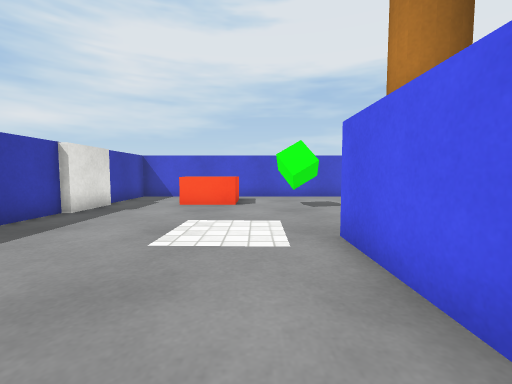
View 1 (above)

13 first-person views from a walk through a Unity game level. The camera is 0.55 m above the floor, tilts 4° down and sees 90° across. Doors are open. The floor is counted in squares, 0.5 m on a side. Each view is taken from the middle of a square. On the plan, view 1 faces up. The plan holds only what a view shows up to about 11 squares ahead; the rest is blank. The player is left out. Surface patterns are stand-ins for the level's own textures.

View 2
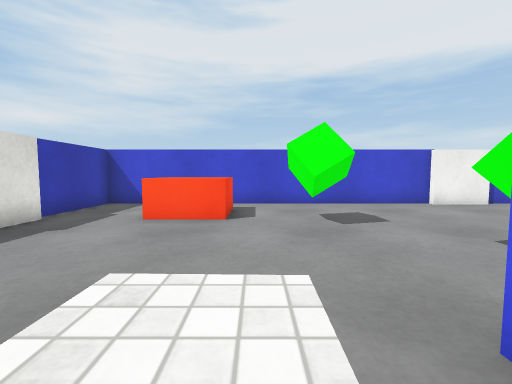

View 3
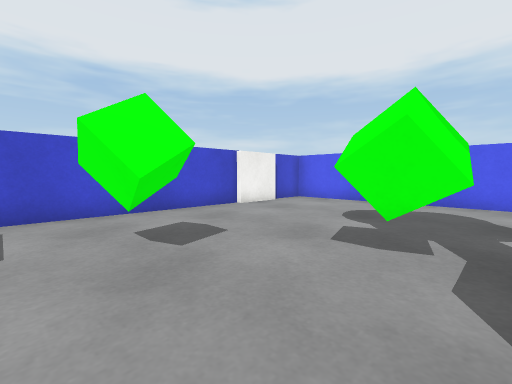

View 4
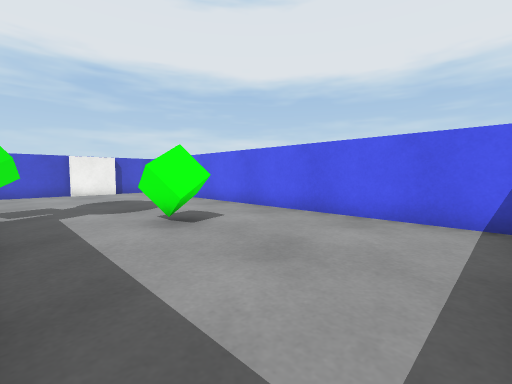

View 5
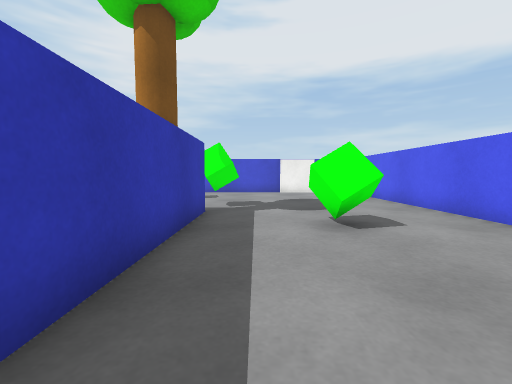

View 6
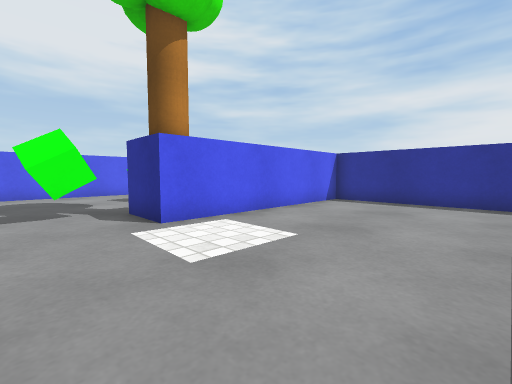

View 7
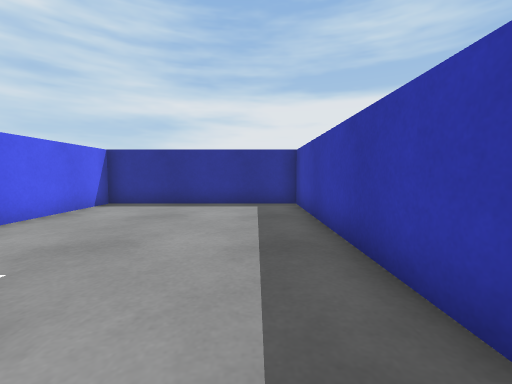

View 8
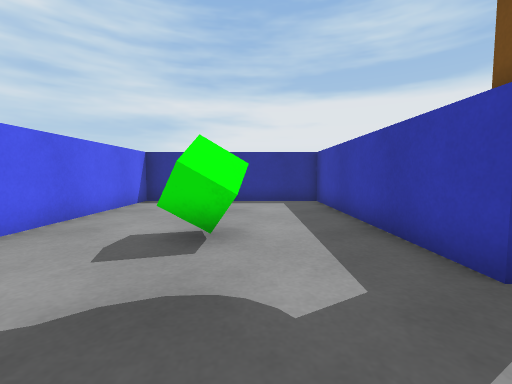

View 9
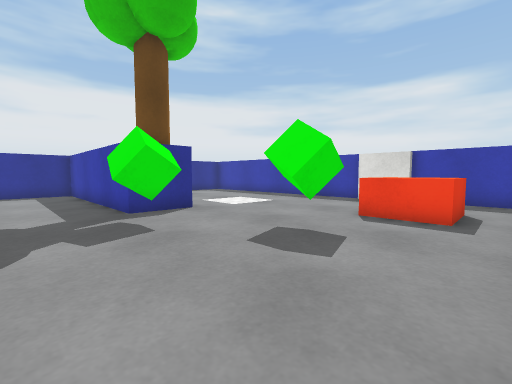

View 10
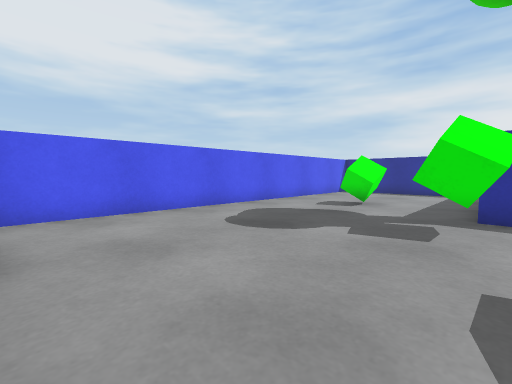

View 11
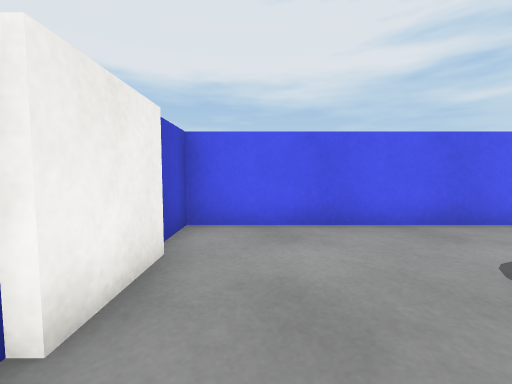

View 12
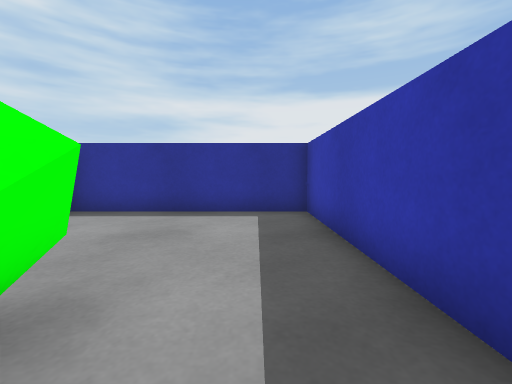

View 13
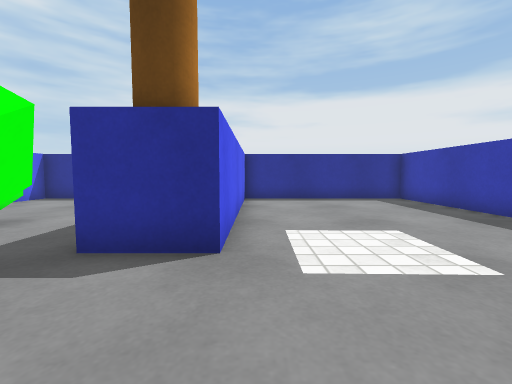

### Floor plan
Points are (right, up) in squares from view 1. A wall is a line through its corners. A room is listed if a view was taken in it or the views show most of it. See-through windows are left out.
Room 1 (views 1, 2, 3, 4, 5, 6, 7, 8, 9, 10, 11, 12, 13)
walls: (2.4, 4.5) (3.5, 4.5) (3.5, -3.5) (10.5, -3.5) (10.5, 12.5) (8.6, 12.5); (-5.5, 7.2) (-5.5, -3.5) (1.5, -3.5) (1.5, 3.6); (-5.2, 9.2) (-5.2, 7.1); (6.5, 12.5) (-5.5, 12.5) (-5.5, 9.1); (8.5, 12.3) (6.4, 12.3)
ways out: open door at (7.5, -3.5)
objects: other object (-2, 9) to (-1, 11); green cube (1, 9) to (2, 9); other object (2, 4); green cube (3, 6) to (4, 6); green cube (7, 2) to (7, 3)

Where each view was taken, in squares from view 1:
view 1: 0 up, 0 right, facing up
view 2: 3 up, 0 right, facing up
view 3: 5 up, 0 right, facing up-right
view 4: 3 down, 4 right, facing up-right
view 5: 3 down, 5 right, facing up
view 6: 7 up, 4 left, facing down-right
view 7: 6 up, 4 left, facing down
view 8: 7 up, 6 right, facing down
view 9: 12 up, 6 right, facing down-left
view 10: 12 up, 3 right, facing down-right
view 11: 11 up, 5 right, facing right
view 12: 4 up, 5 right, facing down
view 13: 8 up, 1 right, facing down
